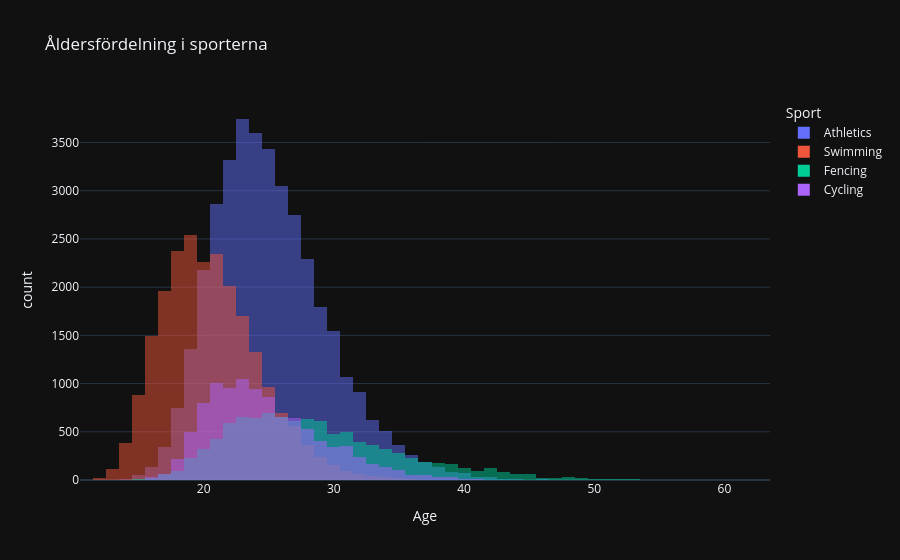

Notebook code cell kept with this figure:
### Code cell
df_age = df_sports[df_sports["Age"].notna()]

px.histogram(df_age, x="Age", color="Sport", barmode="overlay",
             title="Åldersfördelning i sporterna")

### Figure 1 — Plotly figure (JSON) as saved in the notebook; plotly's stock layout.template omitted (floating-point values rounded to 4 significant figures; data arrays with more than 128 entries replaced by an {"elided": "..."} marker saying what was removed)
{"data": [{"bingroup": "x", "hovertemplate": "Sport=Athletics<br>Age=%{x}<br>count=%{y}<extra></extra>", "legendgroup": "Athletics", "marker": {"color": "#636efa", "opacity": 0.5, "pattern": {"shape": ""}}, "name": "Athletics", "orientation": "v", "showlegend": true, "x": {"elided": "37507 float values"}, "xaxis": "x", "yaxis": "y", "type": "histogram"}, {"bingroup": "x", "hovertemplate": "Sport=Swimming<br>Age=%{x}<br>count=%{y}<extra></extra>", "legendgroup": "Swimming", "marker": {"color": "#EF553B", "opacity": 0.5, "pattern": {"shape": ""}}, "name": "Swimming", "orientation": "v", "showlegend": true, "x": {"elided": "22671 float values"}, "xaxis": "x", "yaxis": "y", "type": "histogram"}, {"bingroup": "x", "hovertemplate": "Sport=Fencing<br>Age=%{x}<br>count=%{y}<extra></extra>", "legendgroup": "Fencing", "marker": {"color": "#00cc96", "opacity": 0.5, "pattern": {"shape": ""}}, "name": "Fencing", "orientation": "v", "showlegend": true, "x": {"elided": "10020 float values"}, "xaxis": "x", "yaxis": "y", "type": "histogram"}, {"bingroup": "x", "hovertemplate": "Sport=Cycling<br>Age=%{x}<br>count=%{y}<extra></extra>", "legendgroup": "Cycling", "marker": {"color": "#ab63fa", "opacity": 0.5, "pattern": {"shape": ""}}, "name": "Cycling", "orientation": "v", "showlegend": true, "x": {"elided": "10181 float values"}, "xaxis": "x", "yaxis": "y", "type": "histogram"}], "layout": {"xaxis": {"anchor": "y", "domain": [0.0, 1.0], "title": {"text": "Age"}}, "yaxis": {"anchor": "x", "domain": [0.0, 1.0], "title": {"text": "count"}}, "legend": {"title": {"text": "Sport"}, "tracegroupgap": 0}, "title": {"text": "Åldersfördelning i sporterna"}, "barmode": "overlay"}}
